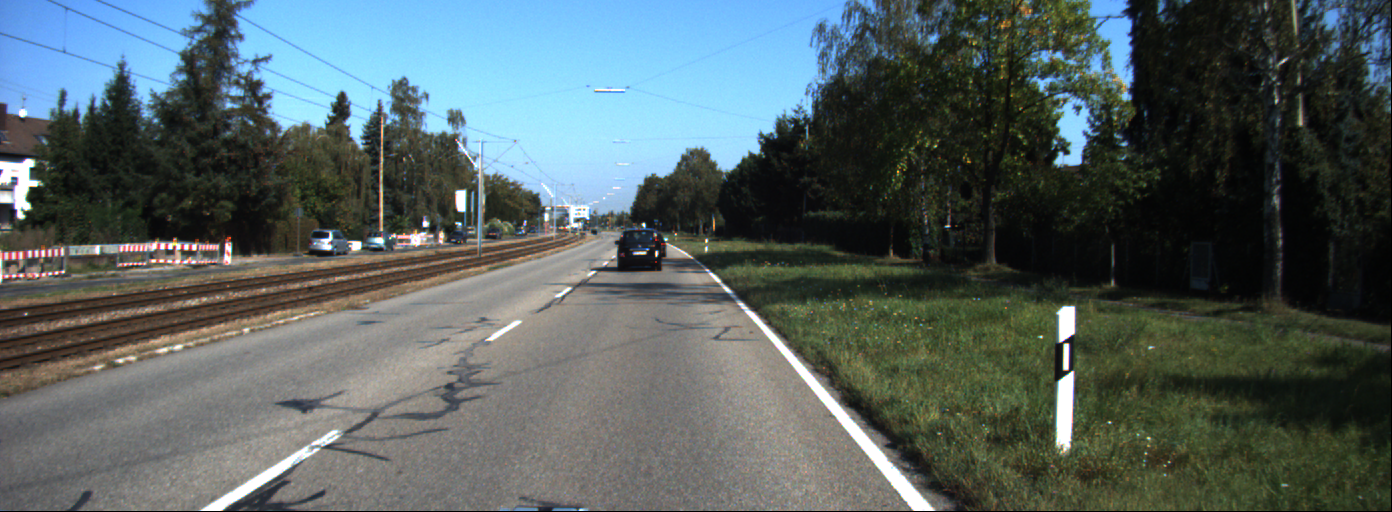
#> input picture data_1/data/0000000001.png, 1392 x 512 px, given in place of challenge_video.mp4, which was not available
$ python Lane_detection_from_video.py
#> lines starting #> are read from the running program, lines starting #| are printed output that depends on the picture; after the words box and inside, x2 and y2 are one past the last pixel; in counts of white or black regions, pixels touching at a corner belong together; pictures that were not available may be replaced by others from this repository, and a replacement may not be noted
from time import time, sleep

import cv2
import numpy as np

# Set VideoCapture
c = cv2.VideoCapture('data_2/challenge_video.mp4')

# HSV values for white and yellow
lower_white = np.array([0, 0, 177], dtype=np.uint8)
upper_white = np.array([179, 65, 255], dtype=np.uint8)
lower_yellow = np.array([82, 40, 0], dtype=np.uint8)
upper_yellow = np.array([115, 255, 255], dtype=np.uint8)

# Calculate time per frame
fps = c.get(cv2.CAP_PROP_FPS)
time_per_frame = 1 / fps
previous_time = time()
old_value = 0


# Transforms image to world frame
def inverse(turn, image, contour, m_inverse, left_line, right_line):
    x = np.linspace(0, contour.shape[0] - 1, contour.shape[0])
    left_curve = left_line[0] * x ** 2 + left_line[1] * x + left_line[2]
    right_curve = right_line[0] * x ** 2 + right_line[1] * x + right_line[2] + 155
    color = np.zeros_like(contour).astype(np.uint8)
    # Get points on the curve
    points_left = np.array([np.transpose(np.vstack([left_curve, x]))])
    points_right = np.array([np.flipud(np.transpose(np.vstack([right_curve, x])))])
    points = np.hstack((points_left, points_right))
    cv2.fillPoly(color, np.int_([points]), (0, 255, 0))
    # Inverse transform the frame to world frame
    new_warp = cv2.warpPerspective(color, m_inverse, (image.shape[1], image.shape[0]))
    # Put text for turn instructions
    cv2.putText(new_warp, str(turn), (630, 500), cv2.FONT_HERSHEY_SIMPLEX, 0.7, (255, 0, 255), 2, cv2.LINE_AA)
    result = cv2.addWeighted(image, 1, new_warp, 0.3, 0)
    return result


# Iterate through video
while (True):
    # Read frame
    ret, image = c.read()
#> image is the input picture: shape (512, 1392, 3); mean B, G, R 96.7, 96.7, 84.3
    # Check if frame exists
    if ret == True:
        # Points on original image
        points_1 = np.float32([[570, 475], [740, 475], [95, 710], [1260, 710]])
        points_2 = np.float32([[0, 0], [256, 0], [0, 256], [256, 256]])
        # Transform the ROI from world frame to camera frame
        m = cv2.getPerspectiveTransform(points_1, points_2)
        m_inverse = np.linalg.inv(m)
        warp = cv2.warpPerspective(image, m, (256, 256))
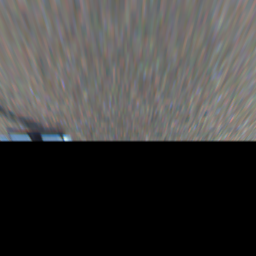
#> warp: shape (256, 256, 3); mean B, G, R 62.6, 63.9, 65
        # Convert to HSV
        hsv = cv2.cvtColor(warp, cv2.COLOR_RGB2HSV)
#> hsv: shape (256, 256, 3); mean H, S, V 49.7, 12, 66.8
        # Create mask for white and yellow color
        mask_1 = cv2.inRange(hsv, lower_white, upper_white)
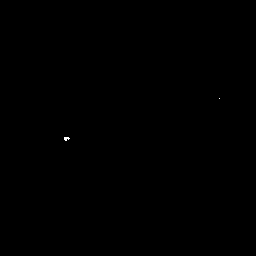
#> mask_1: shape (256, 256); 0.03% white in thin lines or dots, all inside (x1, y1, x2, y2) = (64, 98, 220, 141)
        mask_2 = cv2.inRange(hsv, lower_yellow, upper_yellow)
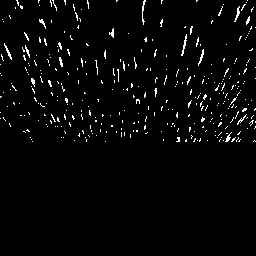
#> mask_2: shape (256, 256); 2.7% white in thin lines or dots, all inside (x1, y1, x2, y2) = (0, 0, 256, 142)
        mask = cv2.add(mask_1, mask_2)
        # Split mask in left and right halves
        left_half = mask[:, :128]
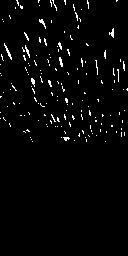
#> left_half: shape (256, 128); 2.5% white in thin lines or dots, all inside (x1, y1, x2, y2) = (0, 0, 128, 142)
        left_half = np.array(left_half)
        left_half_points = left_half.nonzero()
#> left_half_points = 823 positions, rows 0 to 141, columns 0 to 127
        # Get polynomial equation for all points on the left half
        left_poly_fit = np.polyfit(left_half_points[0], left_half_points[1], 2)
#> left_poly_fit = [0.00153, -0.0819, 56.22]
        right_half = mask[:, 155:]
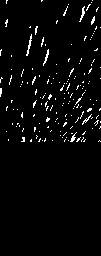
#> right_half: shape (256, 101); 3.1% white in thin lines or dots, all inside (x1, y1, x2, y2) = (0, 0, 101, 142)
        right_half = np.array(right_half)
        right_half_points = right_half.nonzero()
#> right_half_points = 805 positions, rows 0 to 141, columns 0 to 100
        # Get polynomial equation for all points on the right half
        right_poly_fit = np.polyfit(right_half_points[0], right_half_points[1], 2)
#> right_poly_fit = [0.00389, -0.588, 71.3]
        val = (right_poly_fit[0] + left_poly_fit[0] * 3) / 4
#> val = 0.00212
        val = (val + old_value * 6) / 7
#> val = 0.000302
        old_value = val
#> old_value = 0.000302
        # Based on the curve of curve determine the turn to be taken
        if abs(val) < 0.00065:
            original = inverse("Straight", image, warp, m_inverse, left_poly_fit, right_poly_fit)
#> in inverse, `left_curve = left_line[0] * x ** 2 + left_line[1] * x + left_line[2]`: left_curve = 256 values, max 134.5 at index 255, min 55.12 at index 27, mean 78.9
#> in inverse, `right_curve = right_line[0] * x ** 2 + right_line[1] * x + right_line[..`: right_curve = 256 values, max 329.5 at index 255, min 204.1 at index 76, mean 235.9
#> in inverse, `points_left = np.array([np.transpose(np.vstack([left_curve, x]))])`: points_left = 256 pairs, first value 55.12 to 134.5, second value 0 to 255
#> in inverse, `points_right = np.array([np.flipud(np.transpose(np.vstack([right_curve..`: points_right = 256 pairs, first value 204.1 to 329.5, second value 0 to 255
#> in inverse, `points = np.hstack((points_left, points_right))`: points = 512 pairs, first value 55.12 to 329.5, second value 0 to 255
#> in inverse, `cv2.fillPoly(color, np.int_([points]), (0, 255, 0))`:
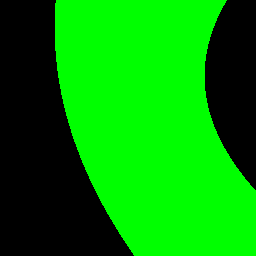
#> color: shape (256, 256, 3); mean of channels 0, 1, 2 0, 148.6, 0; drawn as B, G, R
#> in inverse, `cv2.putText(new_warp, str(turn), (630, 500), cv2.FONT_HERSHEY_SIMPLEX,..`:
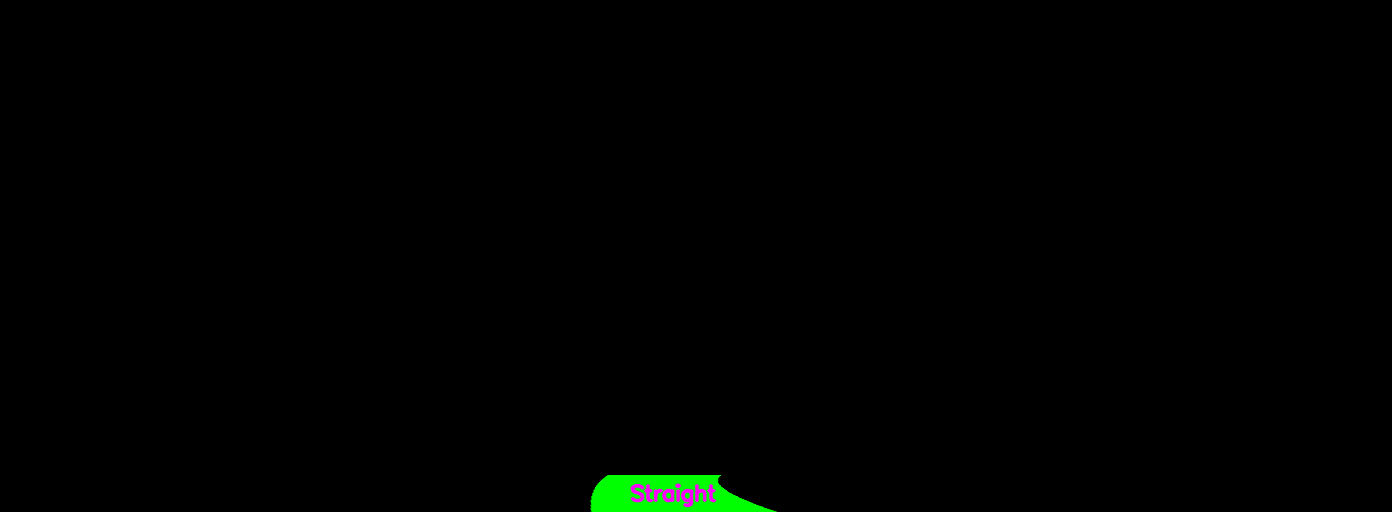
#> new_warp: shape (512, 1392, 3); mean of channels 0, 1, 2 0.3, 1.6, 0.3; drawn as B, G, R
        else:
            if val > 0:
                original = inverse("Turn Right", image, warp, m_inverse, left_poly_fit, right_poly_fit)
            else:
                original = inverse("Turn Left", image, warp, m_inverse, left_poly_fit, right_poly_fit)

        # Display output frames
        cv2.imshow("Original", original)
        cv2.imshow("x", mask)
        # Quit if user press escape key
        k = cv2.waitKey(10)
#> (key Esc is pressed here)
        if k == 27:
            break
        # Limit the video playback to the original video frame rate
        new_time = time()
        if new_time - previous_time < time_per_frame:
            sleep(time_per_frame - (new_time - previous_time))
        previous_time = new_time
    # Break if frame is not available
    else:
        break
# Release VideoCapture and destroy open windows
c.release
cv2.destroyAllWindows()

$ run again, on data_1/data/0000000003.png
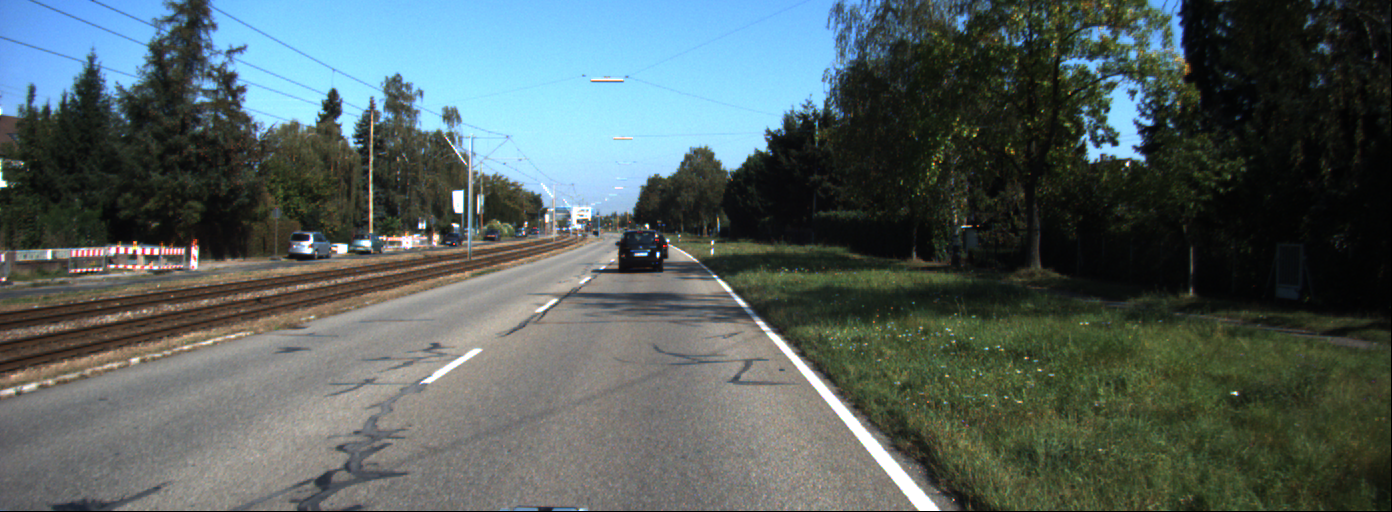
#> input picture data_1/data/0000000003.png, 1392 x 512 px, given in place of challenge_video.mp4, which was not available
#> image is the input picture: shape (512, 1392, 3); mean B, G, R 95, 95.9, 83.1
#> hsv: shape (256, 256, 3); mean H, S, V 49.1, 11.6, 67.9
#> mask_1: shape (256, 256); 0.05% white in thin lines or dots, all inside (x1, y1, x2, y2) = (64, 49, 254, 141)
#> `mask_2 = cv2.inRange(hsv, lower_yellow, upper_yellow)`:
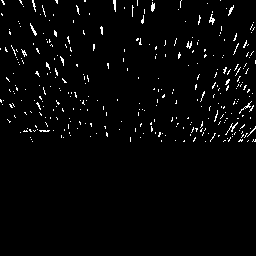
#> mask_2: shape (256, 256); 2.4% white in thin lines or dots, all inside (x1, y1, x2, y2) = (0, 0, 256, 142)
#> left_half: shape (256, 128); 2.1% white in thin lines or dots, all inside (x1, y1, x2, y2) = (0, 0, 128, 142)
#> left_half_points = 702 positions, rows 0 to 141, columns 0 to 127
#> left_poly_fit = [0.00203, -0.296, 61.35]
#> right_half: shape (256, 101); 3% white in thin lines or dots, all inside (x1, y1, x2, y2) = (0, 0, 101, 142)
#> right_half_points = 775 positions, rows 0 to 141, columns 0 to 100
#> right_poly_fit = [-0.00051, 0.128, 55.61]
#> `val = (right_poly_fit[0] + left_poly_fit[0] * 3) / 4`: val = 0.0014
#> `val = (val + old_value * 6) / 7`: val = 0.0002
#> left_curve = 256 values, max 117.9 at index 255, min 50.53 at index 73, mean 67.68
#> right_curve = 256 values, max 218.7 at index 126, min 210.2 at index 255, mean 215.9
#> points_left = 256 pairs, first value 50.53 to 117.9, second value 0 to 255
#> points_right = 256 pairs, first value 210.2 to 218.7, second value 0 to 255
#> points = 512 pairs, first value 50.53 to 218.7, second value 0 to 255
#> in inverse, `cv2.fillPoly(color, np.int_([points]), (0, 255, 0))`:
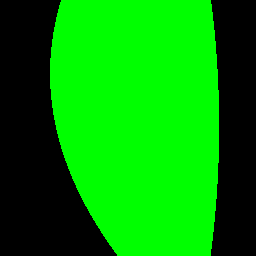
#> color: shape (256, 256, 3); mean of channels 0, 1, 2 0, 148.6, 0; drawn as B, G, R
